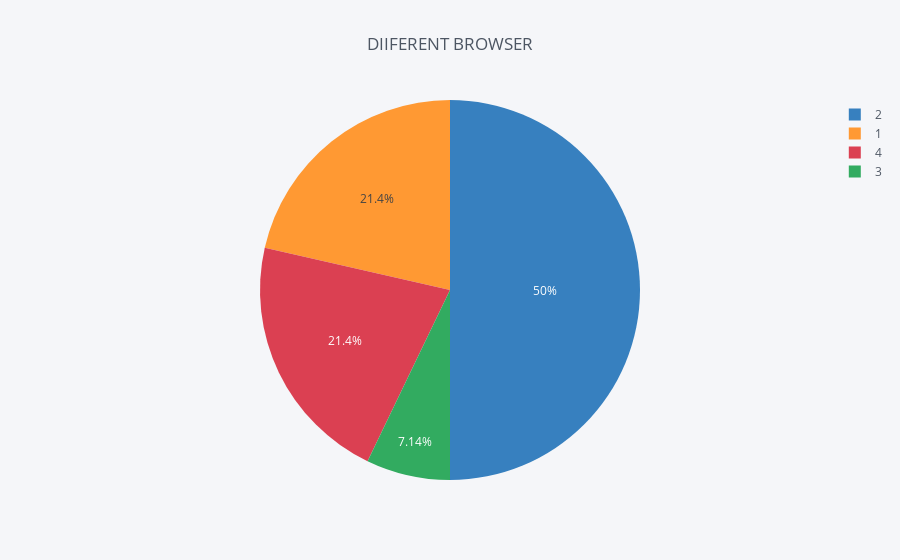

The notebook cell saved with this chart:
### Code cell
size=[7961, 2462, 736, 467,174, 163, 300]

df["Browser"].iplot(kind='pie',values=size,labels=[2, 1, 4, 5, 6, 10, 9],title='DIIFERENT BROWSER ')

### Figure 1 — Plotly figure (JSON) as saved in the notebook; plotly's stock layout.template omitted (floating-point values rounded to 4 significant figures)
{"data": [{"labels": [1, 2, 3, 2, 4, 1, 4], "marker": {"colors": ["rgba(255, 153, 51, 1.0)", "rgba(55, 128, 191, 1.0)", "rgba(50, 171, 96, 1.0)", "rgba(128, 0, 128, 1.0)", "rgba(219, 64, 82, 1.0)", "rgba(0, 128, 128, 1.0)", "rgba(255, 255, 51, 1.0)"]}, "name": "", "type": "pie", "values": [2, 5, 1, 2, 2, 1, 1]}], "layout": {"legend": {"bgcolor": "#F5F6F9", "font": {"color": "#4D5663"}}, "paper_bgcolor": "#F5F6F9", "plot_bgcolor": "#F5F6F9", "title": "DIIFERENT BROWSER ", "titlefont": {"color": "#4D5663"}}}
